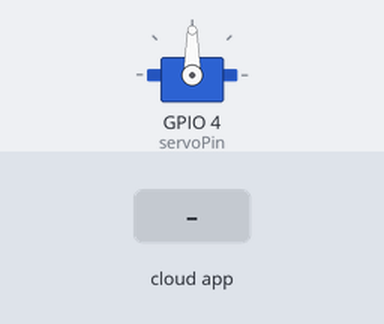
Bench run of a sketch on a simulated ESP32. Shown: servo. The test bench sets the inputs (shaded band). WiFi joins after 1.5 s; servers stay silent unless stated; the Firebase database answers and starts empty; what the sketch prints to the serial monitor is not drawn.

Above: at 2.8 s.
2.9 s: the phone or cloud app sets comando to reciclavel
At 3.42 s:
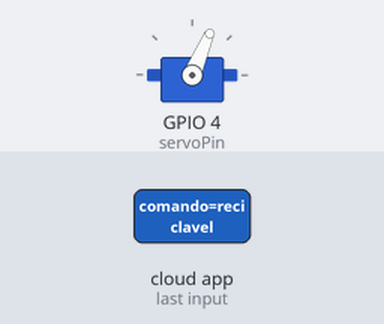
At 5.9 s:
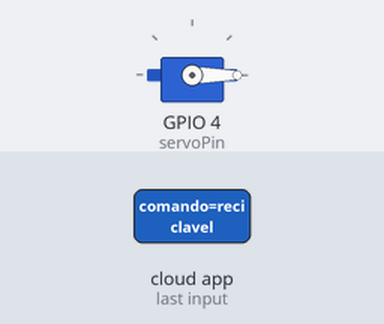
Timing chart, 0 to 11.3 s (numbered marks = the images above; inputs shaded):
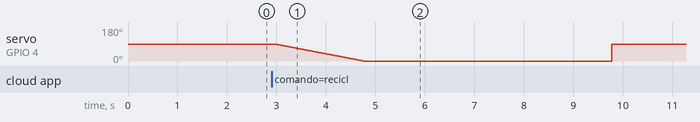

The sketch:

lixeira_inteligente.ino
```cpp
#include <WiFi.h>
#include <Firebase_ESP_Client.h>
#include <ESP32Servo.h>

#include "config.h"

FirebaseData fbdo;
FirebaseConfig config;

Servo servo;

int servoPin = 4;
int servoInicial = 90; // Posição de repouso
int pontos = 0; // Cache local dos pontos

void moverServo(int destino);
void incrementarPontos(int valor);
void zerarPontos();
void conectarWiFi();


void conectarWiFi() {
  WiFi.begin(WIFI_SSID, WIFI_PASSWORD);
  Serial.println("Conectando ao Wi-Fi...");
  int tentativas = 0;

  while (WiFi.status() != WL_CONNECTED && tentativas < 5) {
    delay(500);
    Serial.print(".");
    tentativas++;
  }

  if (WiFi.status() == WL_CONNECTED) {
    Serial.println("\nWi-Fi conectado!");
  } else {
    Serial.println("\nFalha ao conectar. Funcionalidade online desabilitada.");
  }
}


void setup() {
  Serial.begin(115200);

  conectarWiFi();

  servo.attach(servoPin);
  servo.write(servoInicial);

  if (WiFi.status() == WL_CONNECTED) {
    config.host = FIREBASE_HOST;
    config.signer.tokens.legacy_token = FIREBASE_AUTH;

    Firebase.begin(&config, nullptr);
    Firebase.reconnectWiFi(true);

    // Carrega os pontos iniciais
    if (Firebase.RTDB.getInt(&fbdo, "/pontos")) {
      pontos = fbdo.intData();
      Serial.println("Pontos iniciais carregados: " + String(pontos));
    } else {
      Serial.println("Erro ao carregar pontos: " + fbdo.errorReason());
    }
  }
}

void loop() {
  static String ultimoComando = "";

  if (WiFi.status() == WL_CONNECTED) {

    if (Firebase.RTDB.getString(&fbdo, "/comando")) {
      String comando = fbdo.stringData();

      // Processa apenas comandos novos
      if (comando != ultimoComando && comando != "clear" && comando != "") {
        ultimoComando = comando;
        Serial.println("Comando recebido: " + comando);

        if (comando == "reciclavel") {
          moverServo(0);
          incrementarPontos(10);
        } else if (comando == "organico") {
          moverServo(180);
          incrementarPontos(10);
        }

        // Limpa a flag no Firebase
        if (!Firebase.RTDB.setString(&fbdo, "/comando", "clear")) {
          Serial.println("Erro ao limpar comando: " + fbdo.errorReason());
        }
      }
    }
  }

  // Comando local de admin
  if (Serial.available()) {
    String entradaSerial = Serial.readString();
    entradaSerial.trim();

    if (entradaSerial == "zerar pontos") {
      if (WiFi.status() == WL_CONNECTED) {
        zerarPontos();
      } else {
        Serial.println("Erro: Sem Wi-Fi.");
      }
    }
  }

  delay(1000); // Poll rate
}

void moverServo(int destino) {
  int posicaoAtual = servo.read();

  if (destino > posicaoAtual) {
    for (int pos = posicaoAtual; pos <= destino; pos++) {
      servo.write(pos);
      delay(20);
    }
  } else {
    for (int pos = posicaoAtual; pos >= destino; pos--) {
      servo.write(pos);
      delay(20);
    }
  }

  delay(5000); // Pausa com a tampa aberta
  servo.write(servoInicial); // Retorna ao repouso
}

void incrementarPontos(int valor) {
  pontos += valor;
  if (!Firebase.RTDB.setInt(&fbdo, "/pontos", pontos)) {
    Serial.println("Erro ao atualizar pontos: " + fbdo.errorReason());
  } else {
    Serial.println("Pontos atualizados: " + String(pontos));
  }
}

void zerarPontos() {
  pontos = 0;
  if (!Firebase.RTDB.setInt(&fbdo, "/pontos", pontos)) {
    Serial.println("Erro ao zerar pontos: " + fbdo.errorReason());
  } else {
    Serial.println("Pontos zerados.");
  }
}
```

config.example.h
```cpp
// Arquivo: config.example.h
//
// Este é um arquivo de exemplo. Copie este arquivo,
// renomeie a cópia para "config.h" e preencha
// com suas credenciais reais.
//

#ifndef CONFIG_H
#define CONFIG_H

// --- CONFIG WIFI ---
// Coloque aqui o SSID (nome) e a senha da sua rede Wi-Fi
#define WIFI_SSID "ColoqueSeuWifiAqui"
#define WIFI_PASSWORD "ColoqueSuaSenhaAqui"

// --- CONFIG FIREBASE ---
// URL do seu Realtime Database
#define FIREBASE_HOST "https://seu-projeto.firebaseio.com"

// Chave Secreta do Banco de Dados (Legacy Token)
// Encontrada em: Configurações do Projeto > Contas de Serviço > Segredos do Banco de Dados
#define FIREBASE_AUTH "SuaChaveSecretaDoFirebaseAqui"

#endif
```
